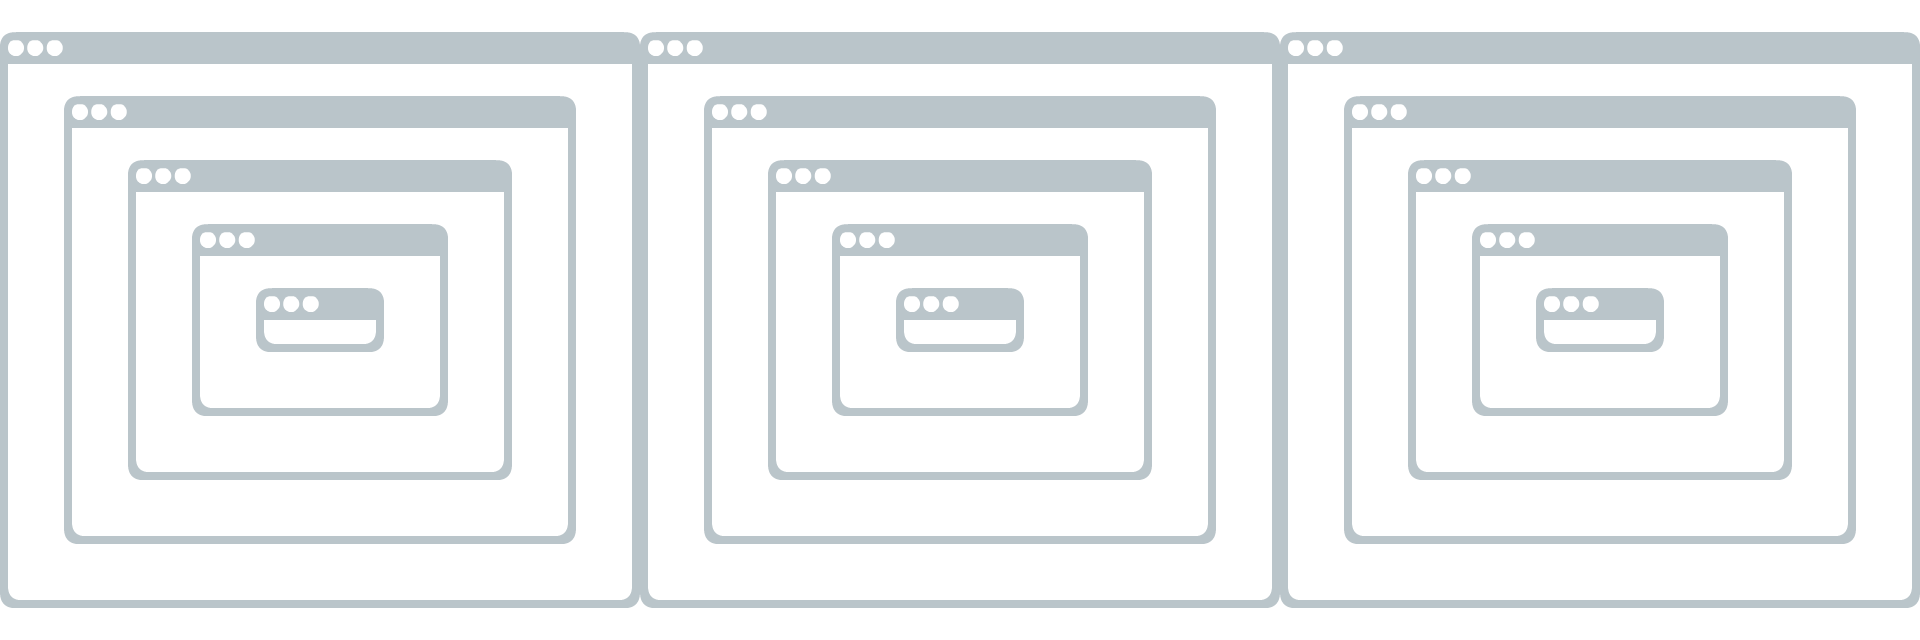

Rendered tile map (Tiled .tmx) drawn with the repository's tilesets; below, a short description and the full map source, tile grids included:
An orthogonal 30x10 tile map with 64x64 px tiles, 1 tile layer (Tile Layer 1).

<map version="1.0" tiledversion="1.1.3" orientation="orthogonal" renderorder="right-down" width="30" height="10" tilewidth="64" tileheight="64" infinite="0" nextobjectid="1">
 <tileset firstgid="1" name="tiles" tilewidth="64" tileheight="64" tilecount="9" columns="3">
  <image source="tiles.png" width="192" height="192" />
 </tileset>
 <layer name="Tile Layer 1" width="30" height="10">
  <data encoding="csv">
1,2,2,2,2,2,2,2,2,3,1,2,2,2,2,2,2,2,2,3,1,2,2,2,2,2,2,2,2,3,
4,1,2,2,2,2,2,2,3,6,4,1,2,2,2,2,2,2,3,6,4,1,2,2,2,2,2,2,3,6,
4,4,1,2,2,2,2,3,6,6,4,4,1,2,2,2,2,3,6,6,4,4,1,2,2,2,2,3,6,6,
4,4,4,1,2,2,3,6,6,6,4,4,4,1,2,2,3,6,6,6,4,4,4,1,2,2,3,6,6,6,
4,4,4,4,1,3,6,6,6,6,4,4,4,4,1,3,6,6,6,6,4,4,4,4,1,3,6,6,6,6,
4,4,4,4,7,9,6,6,6,6,4,4,4,4,7,9,6,6,6,6,4,4,4,4,7,9,6,6,6,6,
4,4,4,7,8,8,9,6,6,6,4,4,4,7,8,8,9,6,6,6,4,4,4,7,8,8,9,6,6,6,
4,4,7,8,8,8,8,9,6,6,4,4,7,8,8,8,8,9,6,6,4,4,7,8,8,8,8,9,6,6,
4,7,8,8,8,8,8,8,9,6,4,7,8,8,8,8,8,8,9,6,4,7,8,8,8,8,8,8,9,6,
7,8,8,8,8,8,8,8,8,9,7,8,8,8,8,8,8,8,8,9,7,8,8,8,8,8,8,8,8,9
</data>
 </layer>
</map>
